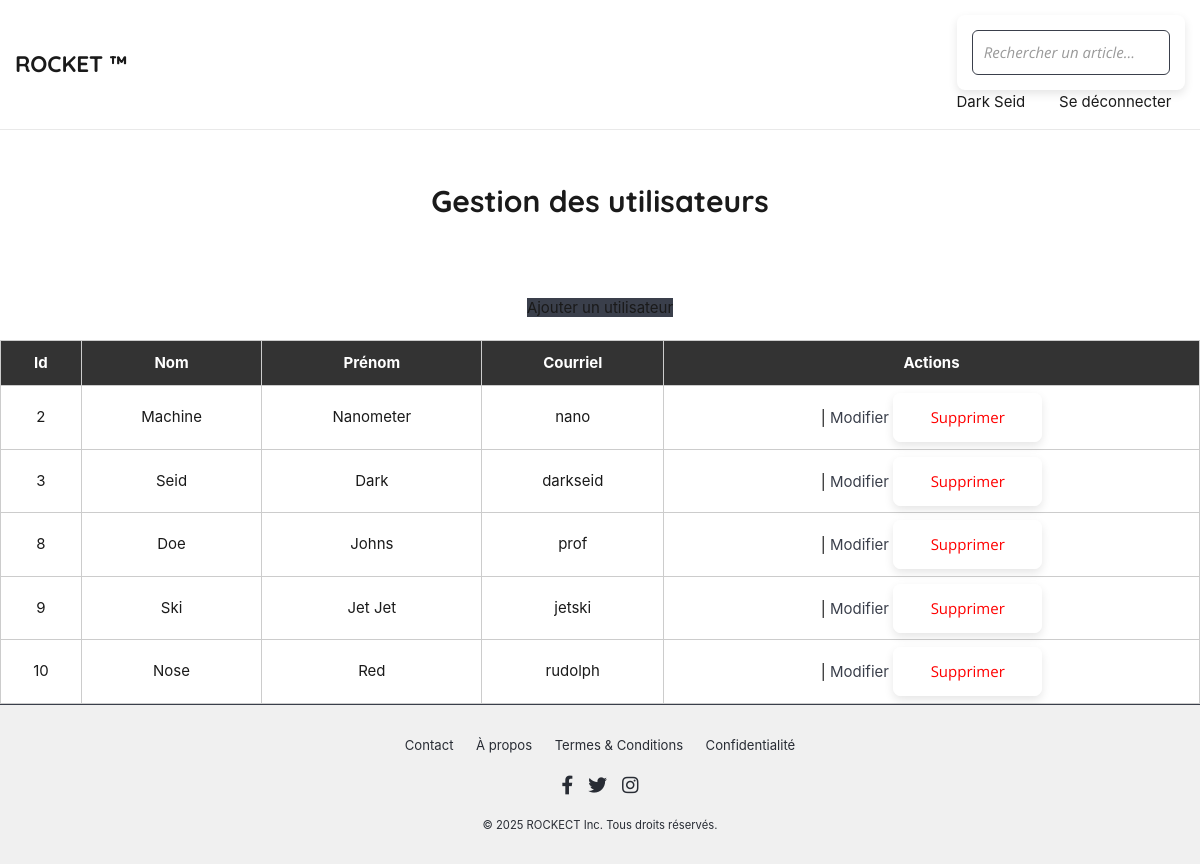
The page /utilisateurs (signed in) on the database its author committed.
### tables this page shows
CREATE TABLE utilisateurs (
    id INTEGER PRIMARY KEY AUTOINCREMENT,
    nom TEXT NOT NULL,
    prenom TEXT NOT NULL,
    courriel TEXT UNIQUE NOT NULL,
    avatar_id VARCHAR(32),
    mot_de_passe_hash TEXT NOT NULL,
    mot_de_passe_salt TEXT NOT NULL

);

### app.py (the view)
@app.route('/utilisateurs', methods=["GET", "POST"])
def manage_users():
    title = "User Management"
    if 'user_id' not in session:
        return redirect(url_for('signin')), 302
    db = get_db()
    users = db.get_all_users()
    return render_template('manage_users.html',
                           users=users, title=title), 200

### app.py (called while the page is built)
def get_db():
    db = getattr(g, '_database', None)
    if db is None:
        g._database = Database()
    return g._database

@app.teardown_appcontext
def close_connection(exception):
    db = getattr(g, '_database', None)
    if db is not None:
        db.disconnect()

### database.py (called while the page is built)
    def get_connection(self):
        if self.connection is None:
            self.connection = sqlite3.connect('db/database.db')
        return self.connection

    def disconnect(self):
        if self.connection is not None:
            self.connection.close()
            self.connection = None

    def get_all_users(self):
        cursor = self.get_connection().cursor()
        cursor.execute("SELECT id, nom, prenom, courriel FROM utilisateurs")
        users = []
        for row in cursor.fetchall():
            id, nom, prenom, courriel = row
            users.append({
                'id': id,
                'nom': nom,
                'prenom': prenom,
                'courriel': courriel,
            })
        return users

### templates/manage_users.html (shortened to what this page needs)
{% extends "base.html" %}
{% block content %}
    <div class="container">
        <div class="header">
            <h1 class="page-title">Gestion des utilisateurs </h1>
        </div>
    </div>
    <div style="text-align: center">
        <a href="{{ url_for('create_user') }}" class="button-secondary"> Ajouter un utilisateur</a>
    </div>
    <table class="users-table">
        <thead>
            <tr>
                <th>Id</th>
                <th>Nom</th>
                <th>Prénom</th>
                <th>Courriel</th>
                <th>Actions</th>
            </tr>
        </thead>
        {% for user in users %}
        <tr style="text-align: center">
            <td>{{ user.id }}</td>
            <td>{{ user.nom }}</td>
            <td>{{ user.prenom }}</td>
            <td>{{ user.courriel }}</td>
            <td>
                <span>|</span>
                <a href="{{ url_for('modify_user', user_id=user.id) }}"> Modifier</a>
                <form action="{{ url_for('delete_user', user_id=user.id) }}" method="POST"
                      style="display:inline;" >
                    <button type="submit" style="border:none; background:none; color:red; cursor:pointer;">Supprimer</button>
                </form>
            </td>
        </tr>
        {% endfor %}
    </table>
{% endblock %}

### templates/navbar.html (shortened to what this page needs)
<nav>
    <div>
        <form action="{{ url_for('search') }}" method="GET" >
            <input type="text" name="query" placeholder="Rechercher un article..." required>
        </form>
    </div>
    <div style="display: flex">
    <ul class="nav__menu" id="nav__menu">
         {% if 'user_id' in session %}
            <li>{{ session['prenom'] }} {{ session['nom'] }}</li>
            <li><a href="{{ url_for('logout') }}">Se déconnecter</a> </li>
        {% else %}
            <li><a href="{{ url_for('signin') }}">Connexion</a></li>
        {% endif %}
    </ul>
    </div>
</nav>

### static/css/base.css (style rules this page uses)
:root { --color-primary: #282c34; --color-secondary: #3a3f4b; --color-accent: #cccdcc; --color-dark: #1a1a1a; --color-light: #ffffff; --color-placeholder: #9a9a9a; --color-link-hover: #505a6b; --color-error: #b22222; --color-success: #006400; --color-warning: #cc6600; --color-info: #1e90ff; --color-muted: #6b6b6b; --color-border: #d3d3d3; --color-border-light: #e9e9e9; --color-hover-background: #f0f0f0; --color-footer: #f0f0f0; }
*, *::before, *::after { box-sizing: border-box; margin: 0; padding: 0; }
::placeholder { color: var(--color-placeholder); font-style: italic; }
html, body { width: 100%; height: 100%; font-family: -apple-system, BlinkMacSystemFont, "Segoe UI", Roboto, "Helvetica Neue", Arial, "Noto Sans", sans-serif, "Apple Color Emoji", "Segoe UI Emoji", "Segoe UI Symbol", "Noto Color Emoji"; font-size: 15px; color: var(--color-dark); line-height: 1.6; }
body { display: flex; flex-direction: column; align-items: stretch; background-color: var(--color-light); }
h1, h2, h3, h4, h5, h6 { font-family: "Quicksand", sans-serif; margin-bottom: 0.5em; line-height: 1.3; }
ul { list-style-type: none; padding: 0; }
a { text-decoration: none; color: var(--color-secondary); transition: color 0.3s; }
.container { margin: 2rem auto; padding: 1.5rem; width: 100%; }
.header { margin-bottom: 1.5rem; text-align: center; }
.page-title { font-size: 2rem; font-family: "Quicksand", sans-serif; color: var(--color-dark); margin-bottom: 0.5rem; }
.users-table { width: 100%; border-collapse: collapse; margin-top: 20px; }
.users-table thead { background-color: #333; color: white; }
.users-table th, .users-table td { border: 1px solid #ccc; padding: 10px; text-align: center; }

### static/css/header.css (style rules this page uses)
.nav__menu { list-style: none; display: flex; gap: 1.5rem; margin: 0; padding: 0; }
.nav__menu > li { position: relative; }
.nav__menu > li > a { text-decoration: none; font-size: 1rem; color: var(--color-dark); padding: 0.5rem 0.75rem; border-radius: 4px; transition: background-color 0.3s; }

### static/css/buttons.css (style rules this page uses)
button { padding: 0.75rem 1.5rem; font-size: 1rem; font-family: "Open Sans", system-ui, sans-serif; color: var(--color-light); background-color: var(--color-primary); border: 1px solid var(--color-border); border-radius: 6px; cursor: pointer; transition: background-color 0.3s, border-color 0.3s; }
.button-secondary { background-color: var(--color-secondary); color: var(--color-dark); }

### static/css/forms.css (style rules this page uses)
form { width: 100%; max-width: 600px; display: flex; flex-direction: column; gap: 1.5rem; margin: 0 auto; padding: 1rem; box-shadow: 0 4px 10px rgba(0, 0, 0, 0.1); border-radius: 8px; background-color: var(--color-light); box-sizing: border-box; }
input[type="text"], input[type="email"], input[type="password"], input[type="tel"], input[type="number"], input[type="date"], input[type="url"], input[type="search"], input[type="color"], select, textarea { width: 100%; padding: 0.75rem; font-size: 1rem; font-family: "Open Sans", system-ui, sans-serif; color: var(--color-dark); border: 1px solid var(--color-secondary); border-radius: 6px; outline: none; transition: border-color 0.2s ease-in-out, box-shadow 0.2s ease-in-out; }

### rows shown on the page
utilisateurs: prenom "Dark", nom "Seid", id "3", courriel "darkseid"
utilisateurs: id "2", nom "Machine", prenom "Nanometer", courriel "nano"
utilisateurs: id "8", nom "Doe", prenom "Johns", courriel "prof"
utilisateurs: id "9", nom "Ski", prenom "Jet Jet", courriel "jetski"
utilisateurs: id "10", nom "Nose", prenom "Red", courriel "rudolph"
